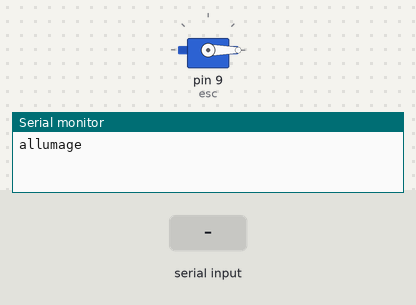
This sketch was run on a simulated Arduino Uno, built with avr-gcc and run on an emulated ATmega328P. Shown: servo, the last lines printed to the serial monitor. The test bench sets the inputs (shaded band).

Above: at 3.2 s.
3.3 s: "90,45\n" received over Serial
At 4.1 s:
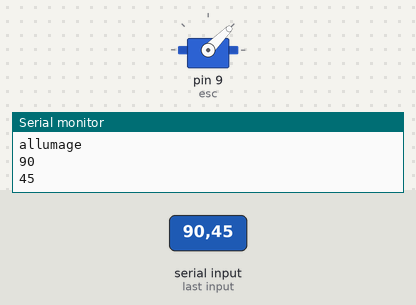
5.8 s: "30,150\n" received over Serial
At 6.4 s:
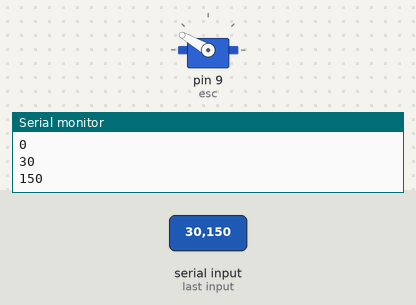
Timing chart, 0 to 8.8 s (numbered marks = the images above; inputs shaded):
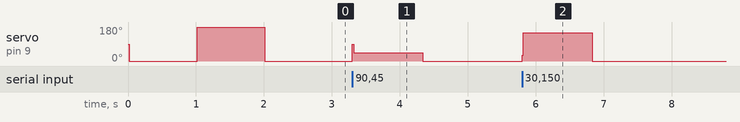

The sketch:

Moteur_Brushless.ino
```cpp
#include <Servo.h>
 //moteur première version
Servo esc;

int val = 0;

void setup() {
   esc.attach(9);
   delay(15);
   Serial.begin(9600);
   esc.write(0);
   delay(1000);
   esc.write(180);
   delay(1000);
   esc.write(0);
   Serial.println("allumage");
   }

void loop() {
   if (Serial.available() > 0) {
      val = Serial.parseInt();
      Serial.println(val);
      esc.write(val);
      delay(15);
      }
   }
```

Measured:
- after the input at 3.3 s, servo on pin 9 (esc): 0° → 45° at once, → 0° 1.0 s later
- after the input at 5.8 s, servo on pin 9 (esc): 0° → 150° at once, → 0° 1.0 s later
